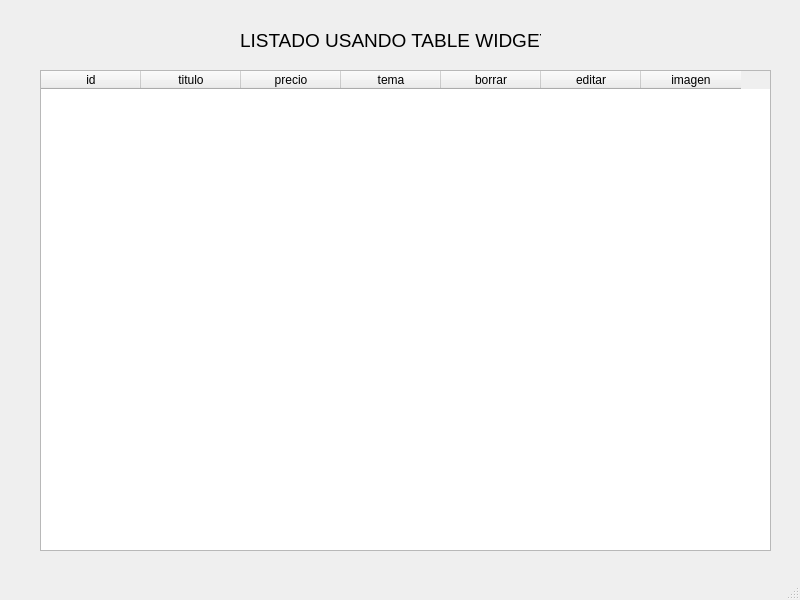
<?xml version="1.0" encoding="UTF-8"?>
<ui version="4.0">
 <class>MainWindow</class>
 <widget class="QMainWindow" name="MainWindow">
  <property name="geometry">
   <rect>
    <x>0</x>
    <y>0</y>
    <width>800</width>
    <height>600</height>
   </rect>
  </property>
  <property name="windowTitle">
   <string>MainWindow</string>
  </property>
  <widget class="QWidget" name="centralwidget">
   <widget class="QTableWidget" name="table_widget_revistas">
    <property name="geometry">
     <rect>
      <x>40</x>
      <y>70</y>
      <width>731</width>
      <height>481</height>
     </rect>
    </property>
    <column>
     <property name="text">
      <string>id</string>
     </property>
    </column>
    <column>
     <property name="text">
      <string>titulo</string>
     </property>
    </column>
    <column>
     <property name="text">
      <string>precio</string>
     </property>
    </column>
    <column>
     <property name="text">
      <string>tema</string>
     </property>
    </column>
    <column>
     <property name="text">
      <string>borrar</string>
     </property>
    </column>
    <column>
     <property name="text">
      <string>editar</string>
     </property>
    </column>
    <column>
     <property name="text">
      <string>imagen</string>
     </property>
    </column>
   </widget>
   <widget class="QLabel" name="label">
    <property name="geometry">
     <rect>
      <x>240</x>
      <y>30</y>
      <width>301</width>
      <height>21</height>
     </rect>
    </property>
    <property name="font">
     <font>
      <pointsize>14</pointsize>
     </font>
    </property>
    <property name="text">
     <string>LISTADO USANDO TABLE WIDGET</string>
    </property>
   </widget>
  </widget>
  <widget class="QStatusBar" name="statusbar"/>
 </widget>
 <resources/>
 <connections/>
</ui>
